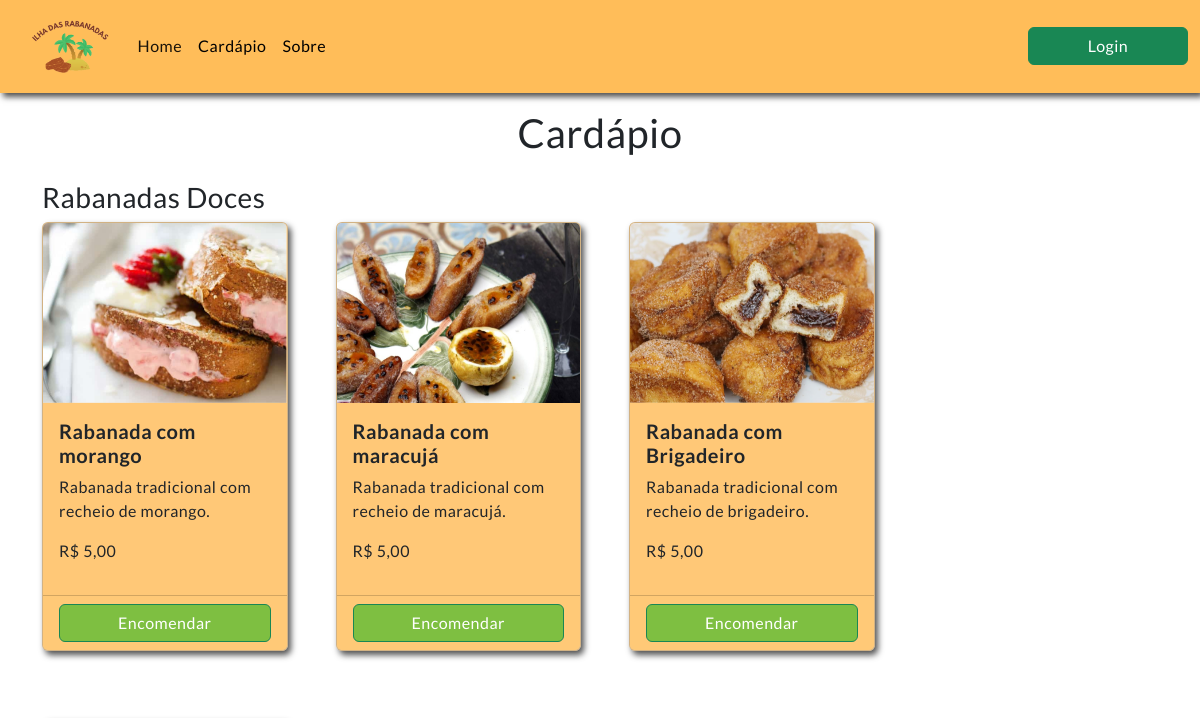
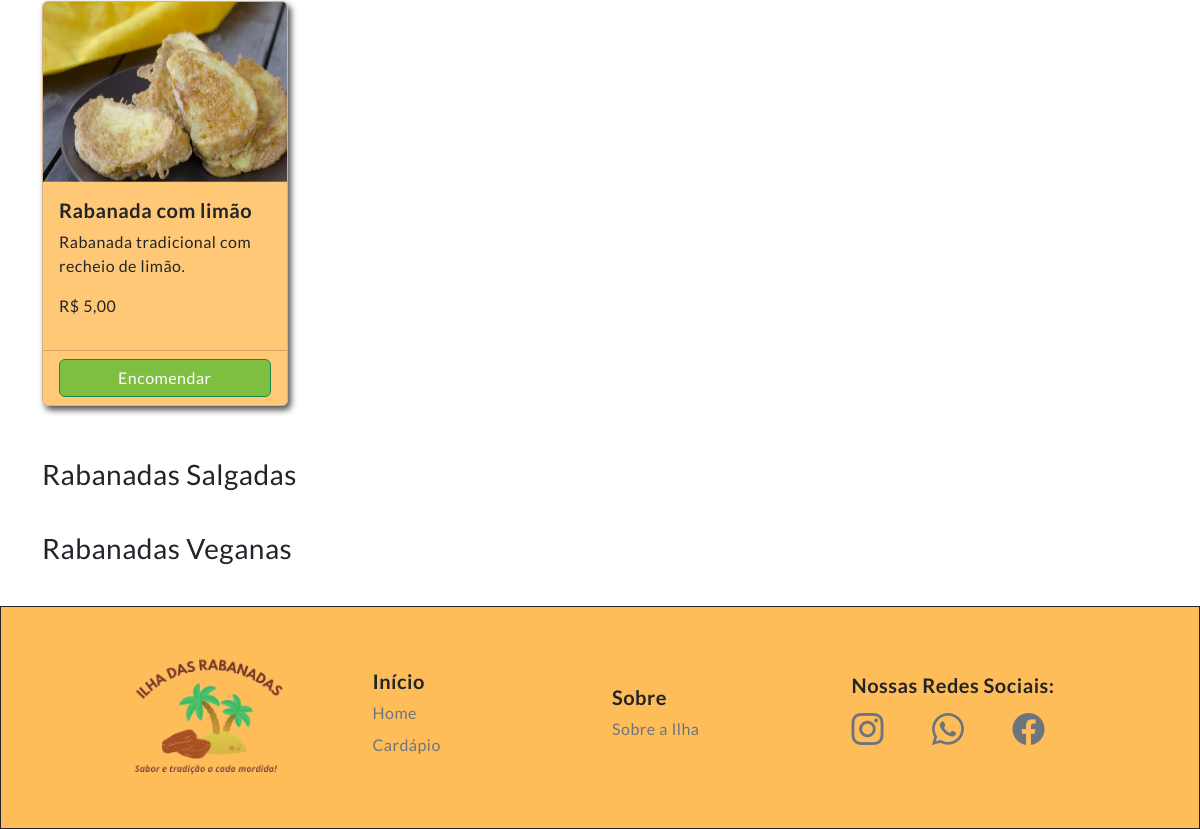
/produto/index, run on an earlier commit of the app's database (2 pictures, top to bottom).
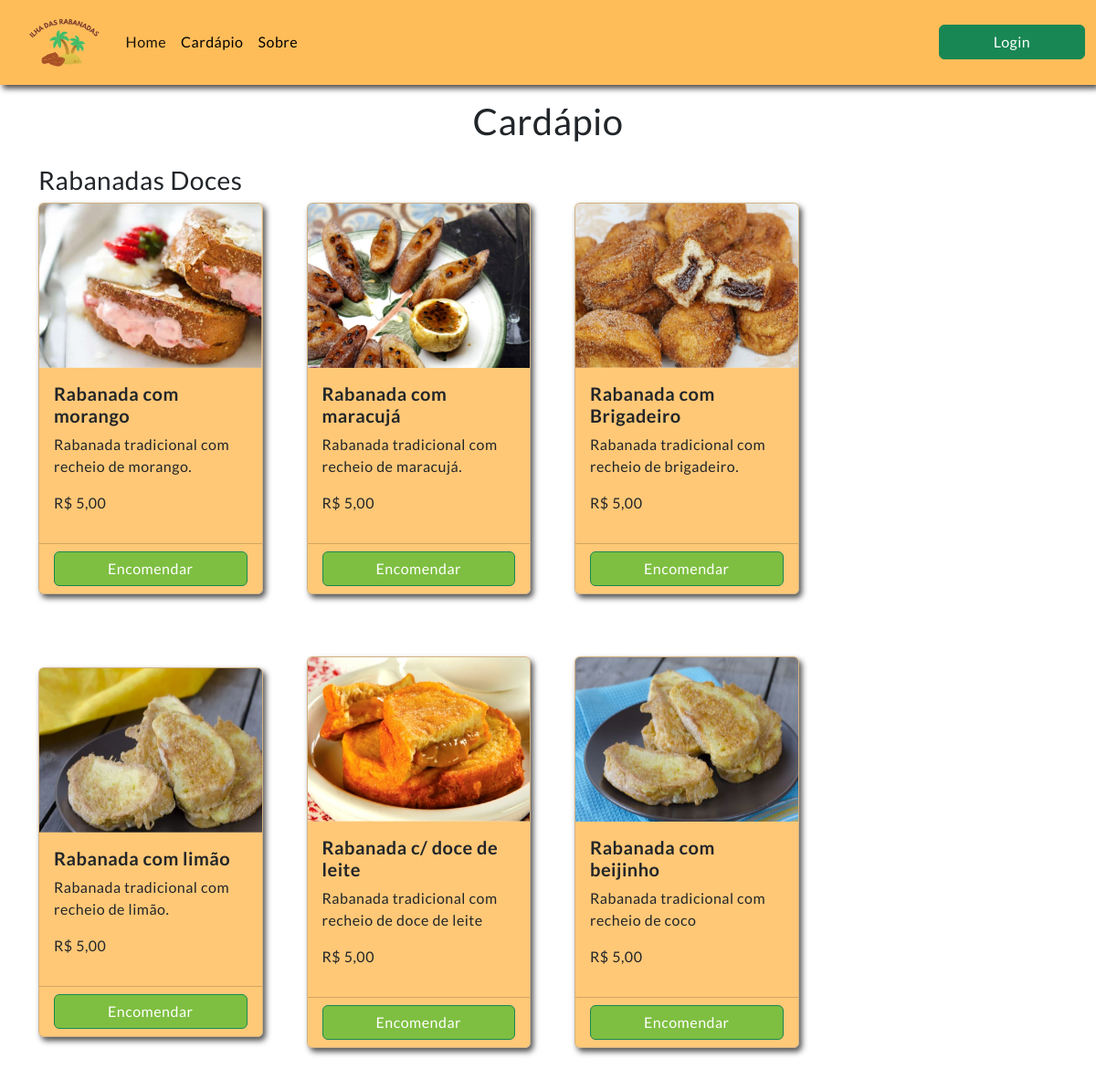
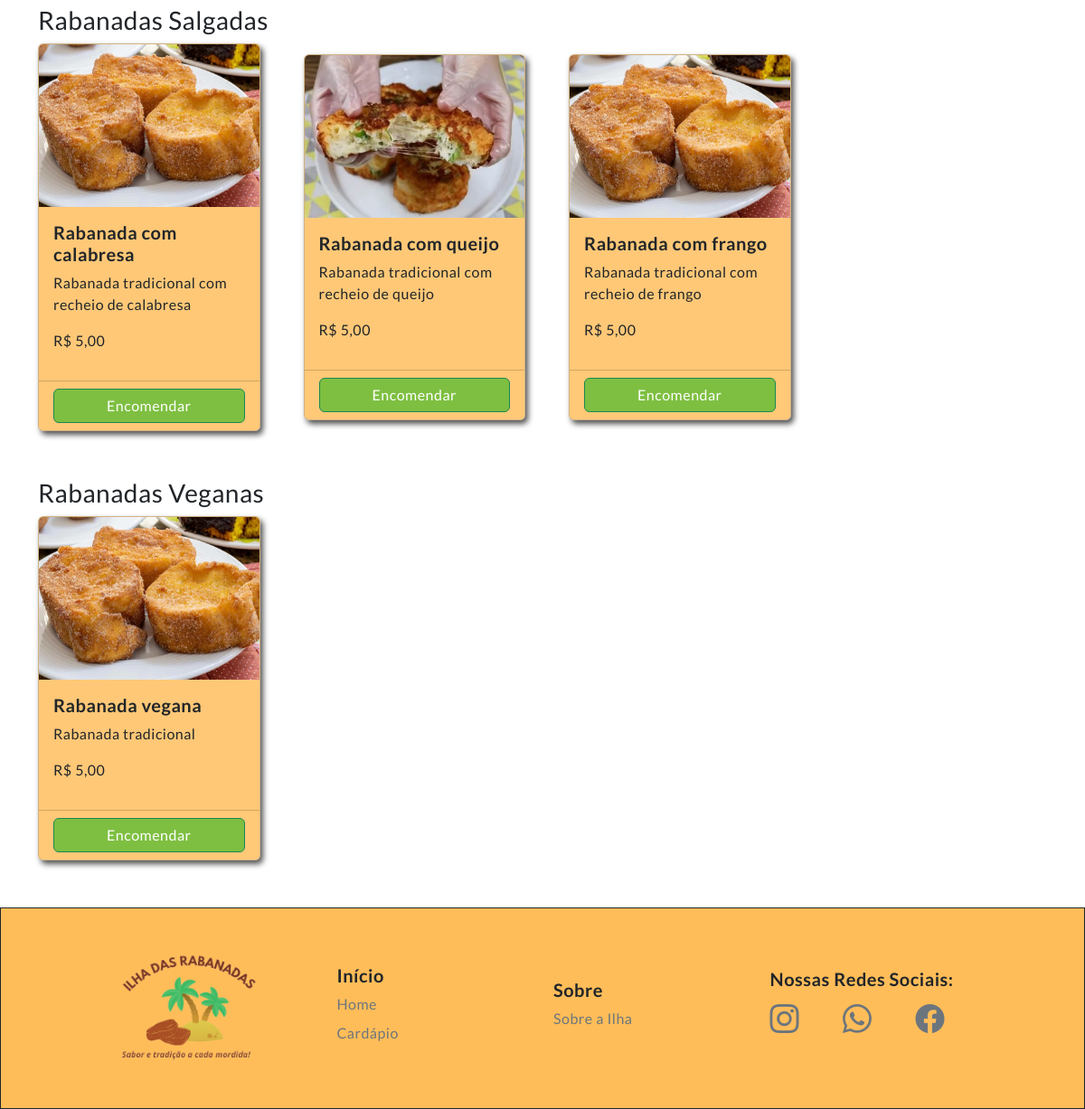
And on a later commit of the database (2 pictures, top to bottom).
### tables this page shows
CREATE TABLE `produto` (
  `nomeProduto` varchar(100) DEFAULT NULL,
  `preco` varchar(20) DEFAULT NULL,
  `descricao` text DEFAULT NULL,
  `imagem` varchar(100) DEFAULT NULL,
  `idProduto` int(11) NOT NULL,
  `categoria` varchar(20) DEFAULT NULL
);

### app/Controllers/Produto.php (called while the page is built, shortened)
<?php
class Produto extends Upload
{
    private array $datas;
    private object $produtoDao;
    public function __construct()
    {
        $this->produtoDao = new \App\Helpers\ProdutoDao();
    }
    public function index()
    {
        $this->datas['products'] = $this->produtoDao->listProducts();
        $carregarView = new \Core\ConfigView("Produto/Cardapio", $this->datas);
        $carregarView->renderizar();
    }
}

### core/ConfigController.php (called while the page is built, shortened)
<?php
class ConfigController
{
  private string $urlMetodo;
  public function __construct()
  {
    if (!empty(filter_input(INPUT_GET, 'url', FILTER_DEFAULT))) {
      $this->url = filter_input(INPUT_GET, 'url', FILTER_DEFAULT);
      $this->urlConjunto = explode("/", $this->url);
      if ((isset($this->urlConjunto[0])) and (isset($this->urlConjunto[1]))) {
        $this->urlMetodo = $this->urlConjunto[1];
      } else {
        $this->urlController = "home";
        $this->urlMetodo = "index";
      }
    } else {
      $this->urlController = "Home";
      $this->urlMetodo = "index";
    }
  }
  public function carregar()
  {
    $metodo = $this->urlMetodo;
    $classeCarregar = new $classe;
    $classeCarregar->$metodo();
  }
}

### index.php (called while the page is built, shortened)
<?php
$url = new Core\ConfigController();
$url->carregar();

### app/Models/ProdutoModel.php (called while the page is built, shortened)
<?php
class ProdutoModel extends Conn
{
    private object $conn;
    public function __construct()
    {
        $this->conn = $this->connect();
    }
    public function listProducts()
    {
        $query = "SELECT * FROM `produto`";
        $stmt = $this->conn->prepare($query);
        $stmt->execute();
        return   $stmt->fetchAll();
    }
}

### app/Models/Conn.php (called while the page is built, shortened)
<?php
class Conn
{
    private string $dbName = "rabanada";
    private string $host = "localhost";
    private string $user = "root";
    private string $password = "";
    protected function connect()
    {
        try {
            $this->connect = new PDO(
                'mysql:host=' .
                    $this->host . ';dbname=' .
                    $this->dbName,
                $this->user,
                $this->password
            );
            return $this->connect;;
        } catch (Exception $ex) {
            die("ERR: CONTATE O ADM->>$ex");
        }
    }
}

### app/Helpers/ProdutoDao.php (called while the page is built, shortened)
<?php
class ProdutoDao
{
    private object $produtoModel;
    public function __construct()
    {
        $this->produtoModel = new \App\Models\ProdutoModel();
    }
    public function listProducts()
    {
        $produtos = $this->produtoModel->listProducts();
        return $produtos;
    }
}

### app/Views/Produto/produto.php (the view)
<div class="card">
    <div class="card-img"><img class="card-img-top " src="<?php echo $imagem; ?>" alt="Title"></div>
    <div class="card-body ">
        <h5 class="card-title fw-bold"><?php echo $nomeProduto; ?></h5>
        <p class="card-text"><?php echo $descricao; ?></p>
        <p><?php echo $preco; ?></p>
    </div>
    <div class="card-footer d-flex align-items-center justify-content-center gap-2">
        <a id="edit" href="../carrinho/index?id=<?php echo $idProduto; ?>"><button class="btn btn-success">Encomendar</button></a>
    </div>
</div>

### core/ConfigView.php (shortened to what this page needs)
<?php
class ConfigView
{
    private string $name;
    public function __construct($name, array $datas = null)
    {
        $this->name = $name;
        $this->datas = $datas;
    }
    public function renderizar()
    {
        if (file_exists('app/Views/' . $this->name . '.php')) {
            include 'app/Views/' . $this->name . '.php';
        } else {
            echo "error ao carregar: ";
            echo 'app/Views/' . $this->name . '.php';
        }
    }
}

### app/Views/Produto/Cardapio.php (shortened to what this page needs)
<!doctype html>
<html lang="pt-br">
<head>
    <link href="https://cdn.jsdelivr.net/npm/bootstrap@5.2.1/dist/css/bootstrap.min.css" rel="stylesheet">
    <link rel="stylesheet" href="<?php echo CSS; ?>/produto/cardapio.css">
    <link rel="stylesheet" href="<?php echo CSS_PADRAO; ?>">
    <link rel="stylesheet" href="https://cdn.jsdelivr.net/npm/bootstrap-icons@1.10.3/font/bootstrap-icons.css">
</head>
<body>
    <?php
    include './app/Views/Headers/headerManager.php';
    ?>
    <main>
        <h1 class="text-center">Cardápio</h1>
        <div class="container">
            <div id="doces">
                <h3>Rabanadas Doces</h3>
                <div class="d-flex flex-row  align-items-center  flex-wrap gap-5 ">
                    <?php
                    foreach ($this->datas["products"] as $produto) {
                        extract($produto);
                        if ($categoria === "Doce") {
                            include './app/Views/Produto/produto.php';
                        }
                    } ?>
                </div>
            </div>
            <div id="Salgados">
                <h3>Rabanadas Salgadas</h3>
                <div class="d-flex flex-row  align-items-center  flex-wrap gap-5 ">
                    <?php
                    foreach ($this->datas["products"] as $produto) {
                        extract($produto);
                        if ($categoria === "Salgado") {
                            include './app/Views/Produto/produto.php';
                        }
                    } ?>
                </div>
            </div>
            <div id="Vegana">
                <h3>Rabanadas Veganas</h3>
                <div class="d-flex flex-row  align-items-center  flex-wrap gap-5 ">
                    <?php
                    foreach ($this->datas["products"] as $produto) {
                        extract($produto);
                        if ($categoria === "Vegana") {
                            include './app/Views/Produto/produto.php';
                        }
                    } ?>
                </div>
            </div>
        </div>
    </main>
    <?php
    include FOOTER; ?>
</body>
</html>

### app/Views/Headers/headerManager.php
<?php
if (!isset($_SESSION['idLogin'])) {
    include('./app/Views/Headers/headerPadrao.php');
} else {
    if ($_SESSION['idLogin'] == 1) {
        include('./app/Views/Headers/headerAdm.php');
    } else if ($_SESSION["idLogin"] > 1) {
        include('./app/Views/Headers/headerCliente.php');
    }
}

### app/Views/Headers/headerPadrao.php (shortened to what this page needs)
<nav id="header" class="navbar navbar-expand-lg navbar-light bg-light">
  <div class="container-fluid">
    <img width="10%" src="<?php echo IMG ?>/img/logo-dashboards.webp" alt="">
    <div class="collapse navbar-collapse" id="navbarText">
      <ul class="navbar-nav me-auto mb-2 mb-lg-0">
        <li class="nav-item">
          <a class="nav-link active links" aria-current="page" href="../home/index">Home</a>
        </li>
        <li class="nav-item">
          <a class="nav-link text-black links" href="../produto/index">Cardápio</a>
        </li>
        <li class="nav-item">
          <a class="nav-link text-black links" href="../home/sobre">Sobre</a>
        </li>
      </ul>
      <span class="navbar-text">
        <a href="../login/index"><button id="btn-login" class="btn btn-success" type="submit">Login</button></a>
      </span>
    </div>
  </div>
</nav>

### app/Views/Footers/footer.php
<div class="container-fluid  border border-top-3 border-dark " id="footer">
  <footer class="row row-cols-1 row-cols-sm-2 row-cols-md-5 justify-content-center py-5 align-items-center">
    <div class="col">
      <img width="70%" src="<?php echo IMG; ?>/img/logo-footer.webp" alt="">
    </div>
    <div class="col">
      <h5><b>Início</b></h5>
      <ul class="nav flex-column">
        <li class="nav-item mb-2"><a href="../home/index" class="nav-link p-0 text-muted links">Home</a></li>
        <li class="nav-item mb-2"><a href="../produto/index" class="nav-link p-0 text-muted links">Cardápio</a></li>
      </ul>
    </div>
    <div class="col">
      <h5><b>Sobre</b></h5>
      <ul class="nav flex-column">
        <li class="nav-item mb-2"><a href="../home/sobre" class="nav-link p-0 text-muted links">Sobre a Ilha</a></li>
      </ul>
    </div>
    <div class="col">
      <h5><b>Nossas Redes Sociais:</b></h5>
      <ul class="nav gap-5 ">
        <li class="nav-item mb-2 fs-2"><a href="#" class="nav-link p-0 text-muted  links"><i class="bi bi-instagram"></i></a></li>
        <li class="nav-item mb-2 fs-2"><a href="#" class="nav-link p-0 text-muted links"><i class="bi bi-whatsapp"></i></a></li>
        <li class="nav-item mb-2 fs-2"><a href="#" class="nav-link p-0 text-muted links"><i class="bi bi-facebook"></i></a></li>
      </ul>
    </div>
  </footer>
</div>

### public/css/produto/cardapio.css (style rules this page uses)
main { background-color: white; margin-top: 0px !important; padding: 1em 0em; }
.container>div { padding: 1em 0em; }
.card { width: 22%; box-shadow: 3px 5px 3px 0px #0000004a; margin-bottom: 2em; }
.card-img { height: 180px; }
.card-img-top { height: 100%; }
.card-body { background-color: #ffbd5991; }
.card-footer { background-color: #ffbd5991; }
.card-footer>a { width: 100%; }

### public/css/style.css (style rules this page uses)
* { font-family: "lato"; letter-spacing: 0.5px; }
:root { --background-principal: #ffbd59; --btn-background: #7ebf41; --hover: #247137; --card-background: #ffbd5991; }
main { margin-top: 20px; }
#header { box-shadow: 3px 4px 6px #000000b0; }
#header, #footer { background-color: var(--background-principal) !important; }
#btn-login { width: 10em; }
.card { background-color: var(--card-background); box-shadow: 3px 4px 6px #000000b0; margin-bottom: 20px; }
.card-footer { width: 100%; }
.card-footer>a>.btn { width: 100%; background-color: var(--btn-background); }

What changed in the data, as far as the page shows it:
added produto: imagem (picture), nomeProduto "Rabanada c/ doce de leite", descricao "Rabanada tradicional com recheio de doce de leite", preco "R$ 5,00", shown under "Rabanadas Doces"
added produto: imagem (picture), nomeProduto "Rabanada com beijinho", descricao "Rabanada tradicional com recheio de coco", preco "R$ 5,00", shown under "Rabanadas Doces"
added produto: imagem (picture), nomeProduto "Rabanada com calabresa", descricao "Rabanada tradicional com recheio de calabresa", preco "R$ 5,00", shown under "Rabanadas Salgadas"
added produto: imagem (picture), nomeProduto "Rabanada com queijo", descricao "Rabanada tradicional com recheio de queijo", preco "R$ 5,00", shown under "Rabanadas Salgadas"
added produto: imagem (picture), nomeProduto "Rabanada com frango", descricao "Rabanada tradicional com recheio de frango", preco "R$ 5,00", shown under "Rabanadas Salgadas"
added produto: imagem (picture), nomeProduto "Rabanada vegana", descricao "Rabanada tradicional", preco "R$ 5,00", shown under "Rabanadas Veganas"
